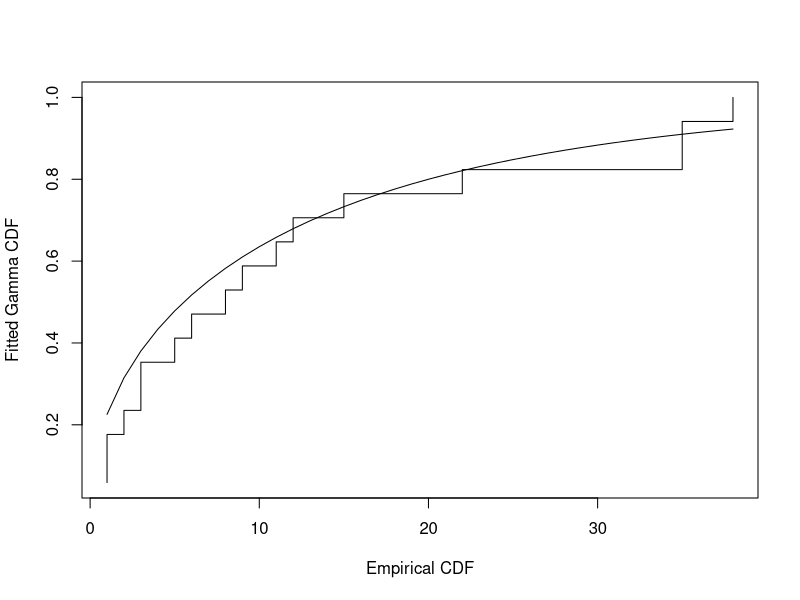

Recreate this plot in R.
pdf("hw15.pdf")

# 3.1
# Given data
est_beta <- 17 / 418
rainfall_data <- c(3, 15, 1, 37, 5, 1, 8, 11, 6, 9, 12, 35, 22, 3, 38, 1, 2)

# Calculate the estimated probability
estimated_probability <- 1 - pgamma(25, shape = 1 / (2 * est_beta), scale = 1)

estimated_probability


# 3.2
rm(list = ls(all = TRUE))
data <- c(3, 15, 1, 35, 5, 1, 8, 11, 6, 9, 12, 35, 22, 3, 38, 1, 2)
n <- length(data)
xsrdata <- sort(data)
x_data <- seq(min(data), max(data))
beta_mm_est <- 1 / (2 * mean(data)) # Method of moment estimator
emp_cdf <- seq(1:n) / n
# Empirical cdf
gma_cdf <- pgamma(x_data, 1 / 2, beta_mm_est) # Gamma Cdf
plot(xsrdata, emp_cdf, cex = 10, type = "s", xlab = "Empirical CDF", ylab = "Fitted Gamma CDF")
lines(x_data, gma_cdf)

# 3.3
# Calculate 1/(2^β) using the estimator ^β
beta_hat <- 17 / 418
result <- 1 / (2^beta_hat)

# Check if the result is greater than 0
if (result > 0) {
    cat("The estimator is biased upward.")
} else {
    cat("The estimator is not biased upward.")
}

# 3.4
# Given data
est_beta <- 17 / 418
rainfall_data <- c(3, 15, 1, 37, 5, 1, 8, 11, 6, 9, 12, 35, 22, 3, 38, 1, 2)

# Calculate the estimated probability
estimated_probability <- 1 - pgamma(25, shape = 1 / (2 * est_beta), scale = 1)

# Manually calculate the derivative of g(μ) with respect to μ
mu <- 1 / (2 * est_beta) # Use the estimated value of μ
h <- 1e-5 # A small value for numerical differentiation

g_prime <- (pgamma(25 + h, shape = 1 / (2 * est_beta), scale = 1) - pgamma(25 - h, shape = 1 / (2 * est_beta), scale = 1)) / (2 * h)

# Estimate the variance using the delta method
var_X <- var(rainfall_data) # Variance of the rainfall data

var_alpha_hat <- (g_prime^2) * var_X

g_prime
var_X
var_alpha_hat


dev.off()
